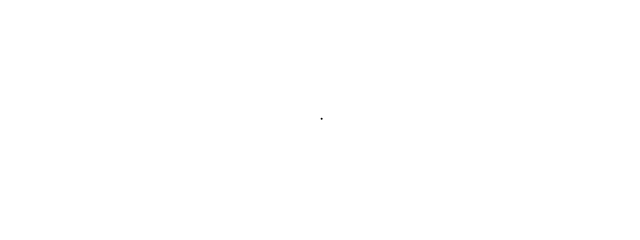
Frame 1 (no input)
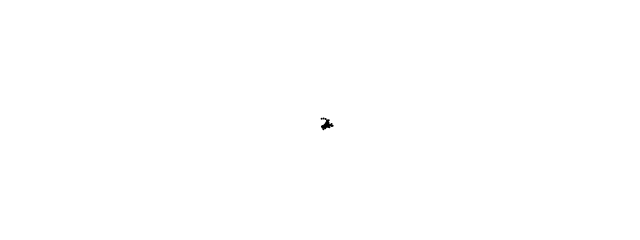
Frame 60 (no input)
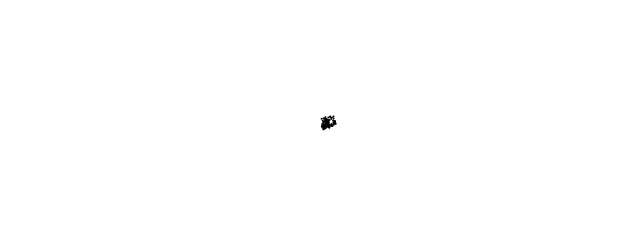
Frame 120 (the mouse pressed at the canvas centre since frame 60)

The p5.js sketch that drew these frames (run headless with seeded random() and noise() and a simulated clock; from frame 60 on, the mouse is pressed at the canvas centre):

// p5.js sketch
// ── sketch.js
// The Nature of Code, Exercise 1.1
// Solution by Brandt Ryan
// http://natureofcode.com

function setup() {
  createCanvas(640, 240);
  walker = new Walker();
  background(255);
}

function draw() {
  walker.update();
  walker.show();
}

class Walker {
  constructor() {
    this.pos = createVector(width / 2, height / 2);
  }

  show() {
    stroke(0);
    strokeWeight(2);
    point(this.pos.x, this.pos.y);
  }

  update() {
    // p5.Vector.random2D() creates a NEW unit vector (length 1)
    // pointing in a random direction.
    let stepVector = p5.Vector.random2D();

    // Scale the step vector to put some giddyup in that step!
    // Larger number = bigger step.
    stepVector.mult(2);

    // Add the random step vector to the walker's pos.
    this.pos.add(stepVector);

    // Keep this walker inside the park!
    this.pos.x = constrain(this.pos.x, 0, width - 1);
    this.pos.y = constrain(this.pos.y, 0, height - 1);
  }
}
